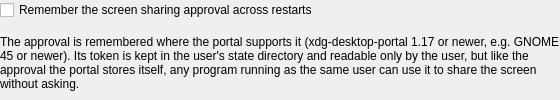
<?xml version="1.0" encoding="UTF-8"?>
<ui version="4.0">
 <class>PipeWireVncConfigurationWidget</class>
 <widget class="QWidget" name="PipeWireVncConfigurationWidget">
  <property name="windowTitle">
   <string>PipeWire VNC server configuration</string>
  </property>
  <layout class="QVBoxLayout" name="verticalLayout">
   <property name="leftMargin">
    <number>0</number>
   </property>
   <property name="topMargin">
    <number>0</number>
   </property>
   <property name="rightMargin">
    <number>0</number>
   </property>
   <property name="bottomMargin">
    <number>0</number>
   </property>
   <item>
    <widget class="QCheckBox" name="persistRestoreToken">
     <property name="text">
      <string>Remember the screen sharing approval across restarts</string>
     </property>
    </widget>
   </item>
   <item>
    <widget class="QLabel" name="persistRestoreTokenNote">
     <property name="text">
      <string>The approval is remembered where the portal supports it (xdg-desktop-portal 1.17 or newer, e.g. GNOME 45 or newer). Its token is kept in the user's state directory and readable only by the user, but like the approval the portal stores itself, any program running as the same user can use it to share the screen without asking.</string>
     </property>
     <property name="wordWrap">
      <bool>true</bool>
     </property>
    </widget>
   </item>
  </layout>
 </widget>
 <resources/>
 <connections/>
</ui>
